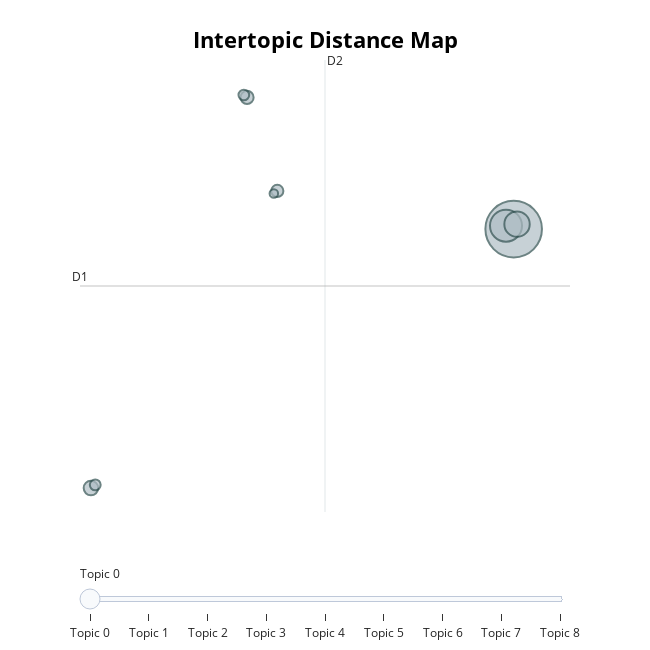

This figure's notebook cell:
### Code cell
topic_model.visualize_topics(custom_labels=True)

### Figure 1 — Plotly figure (JSON) as saved in the notebook; plotly's stock layout.template omitted (floating-point values rounded to 4 significant figures)
{"data": [{"customdata": [[0, "ai | slop | content | generated | facebook", 924], [1, "halloween | event | said | people | website", 296], [2, "game | ai | square | activision | development", 186], [3, "cola | coca cola | coca | company | ad", 61], [4, "2025 | march 2025 | march | 2024 | 24", 50], [5, "times | york | new york | eurogamer | net", 43], [6, "film | poster | ai | generated | ai generated", 34], [7, "2024 | november 2024 | november | january | august 2024", 33], [8, "ign | wesley | com | twitter | news editor", 21]], "hovertemplate": "<b>Topic %{customdata[0]}</b><br>%{customdata[1]}<br>Size: %{customdata[2]}", "legendgroup": "", "marker": {"color": "#B0BEC5", "line": {"color": "DarkSlateGrey", "width": 2}, "size": [924, 296, 186, 61, 50, 43, 34, 33, 21], "sizemode": "area", "sizeref": 0.5775, "symbol": "circle"}, "mode": "markers", "name": "", "orientation": "v", "showlegend": false, "type": "scatter", "x": [25.41, 24.85, 25.65, -5.297, 6.042, 8.239, -4.983, 5.81, 7.988], "xaxis": "x", "y": [9.499, 9.826, 9.974, -15.29, 22.11, 13.16, -14.99, 22.34, 12.9], "yaxis": "y"}], "layout": {"annotations": [{"showarrow": false, "text": "D1", "x": -6.091, "y": 4.052, "yshift": 10}, {"showarrow": false, "text": "D2", "x": 11.7, "xshift": 10, "y": 25.69}], "height": 650, "hoverlabel": {"bgcolor": "white", "font": {"family": "Rockwell", "size": 16}}, "legend": {"itemsizing": "constant", "tracegroupgap": 0}, "margin": {"t": 60}, "shapes": [{"line": {"color": "#CFD8DC", "width": 2}, "type": "line", "x0": 11.7, "x1": 11.7, "y0": -17.59, "y1": 25.69}, {"line": {"color": "#9E9E9E", "width": 2}, "type": "line", "x0": -6.091, "x1": 29.5, "y0": 4.052, "y1": 4.052}], "sliders": [{"active": 0, "pad": {"t": 50}, "steps": [{"args": [{"marker.color": [["red", "#B0BEC5", "#B0BEC5", "#B0BEC5", "#B0BEC5", "#B0BEC5", "#B0BEC5", "#B0BEC5", "#B0BEC5"]]}], "label": "Topic 0", "method": "update"}, {"args": [{"marker.color": [["#B0BEC5", "red", "#B0BEC5", "#B0BEC5", "#B0BEC5", "#B0BEC5", "#B0BEC5", "#B0BEC5", "#B0BEC5"]]}], "label": "Topic 1", "method": "update"}, {"args": [{"marker.color": [["#B0BEC5", "#B0BEC5", "red", "#B0BEC5", "#B0BEC5", "#B0BEC5", "#B0BEC5", "#B0BEC5", "#B0BEC5"]]}], "label": "Topic 2", "method": "update"}, {"args": [{"marker.color": [["#B0BEC5", "#B0BEC5", "#B0BEC5", "red", "#B0BEC5", "#B0BEC5", "#B0BEC5", "#B0BEC5", "#B0BEC5"]]}], "label": "Topic 3", "method": "update"}, {"args": [{"marker.color": [["#B0BEC5", "#B0BEC5", "#B0BEC5", "#B0BEC5", "red", "#B0BEC5", "#B0BEC5", "#B0BEC5", "#B0BEC5"]]}], "label": "Topic 4", "method": "update"}, {"args": [{"marker.color": [["#B0BEC5", "#B0BEC5", "#B0BEC5", "#B0BEC5", "#B0BEC5", "red", "#B0BEC5", "#B0BEC5", "#B0BEC5"]]}], "label": "Topic 5", "method": "update"}, {"args": [{"marker.color": [["#B0BEC5", "#B0BEC5", "#B0BEC5", "#B0BEC5", "#B0BEC5", "#B0BEC5", "red", "#B0BEC5", "#B0BEC5"]]}], "label": "Topic 6", "method": "update"}, {"args": [{"marker.color": [["#B0BEC5", "#B0BEC5", "#B0BEC5", "#B0BEC5", "#B0BEC5", "#B0BEC5", "#B0BEC5", "red", "#B0BEC5"]]}], "label": "Topic 7", "method": "update"}, {"args": [{"marker.color": [["#B0BEC5", "#B0BEC5", "#B0BEC5", "#B0BEC5", "#B0BEC5", "#B0BEC5", "#B0BEC5", "#B0BEC5", "red"]]}], "label": "Topic 8", "method": "update"}]}], "title": {"font": {"color": "Black", "size": 22}, "text": "<b>Intertopic Distance Map</b>", "x": 0.5, "xanchor": "center", "y": 0.95, "yanchor": "top"}, "width": 650, "xaxis": {"anchor": "y", "domain": [0, 1], "range": [-6.091, 29.5], "title": {"text": ""}, "visible": false}, "yaxis": {"anchor": "x", "domain": [0, 1], "range": [-17.59, 25.69], "title": {"text": ""}, "visible": false}}}
